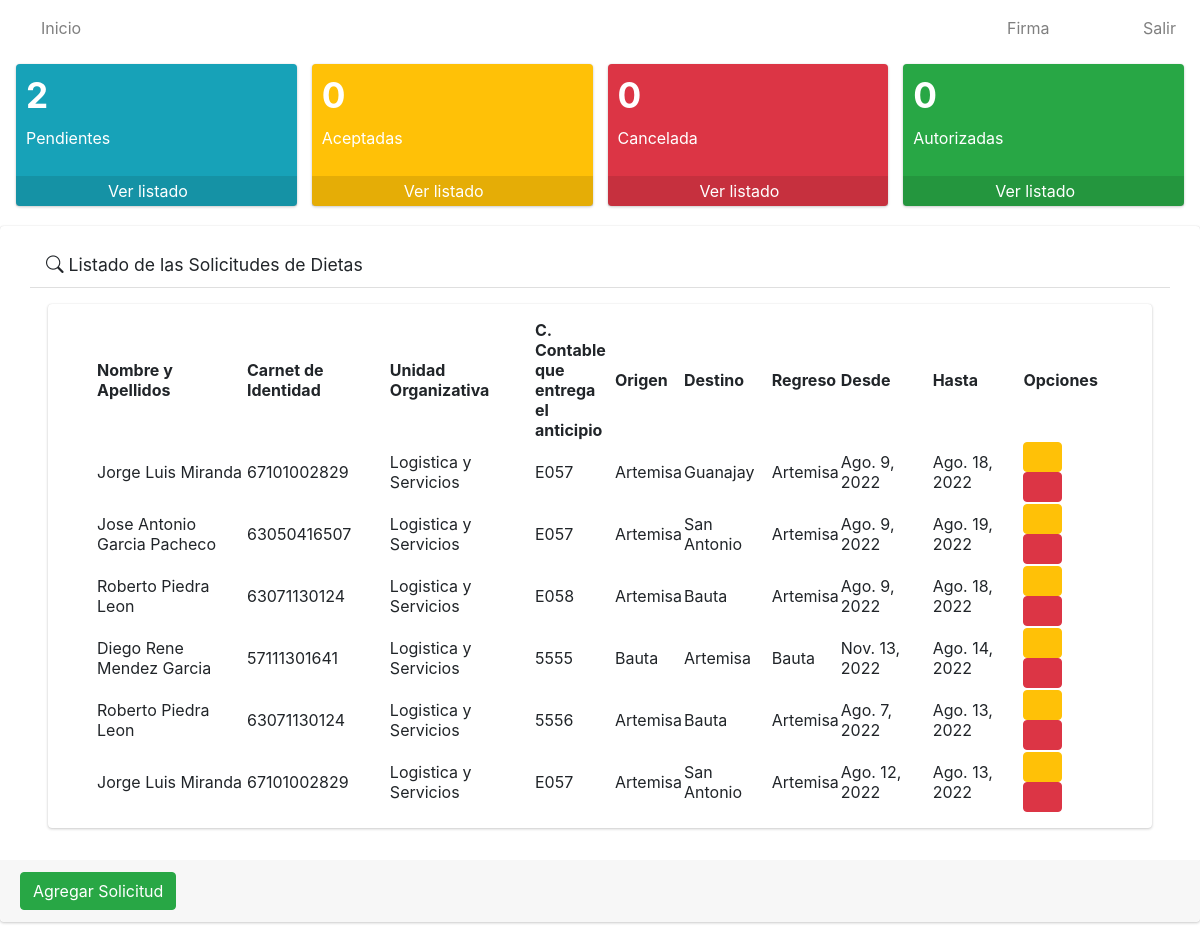
Before: / with the older database file.
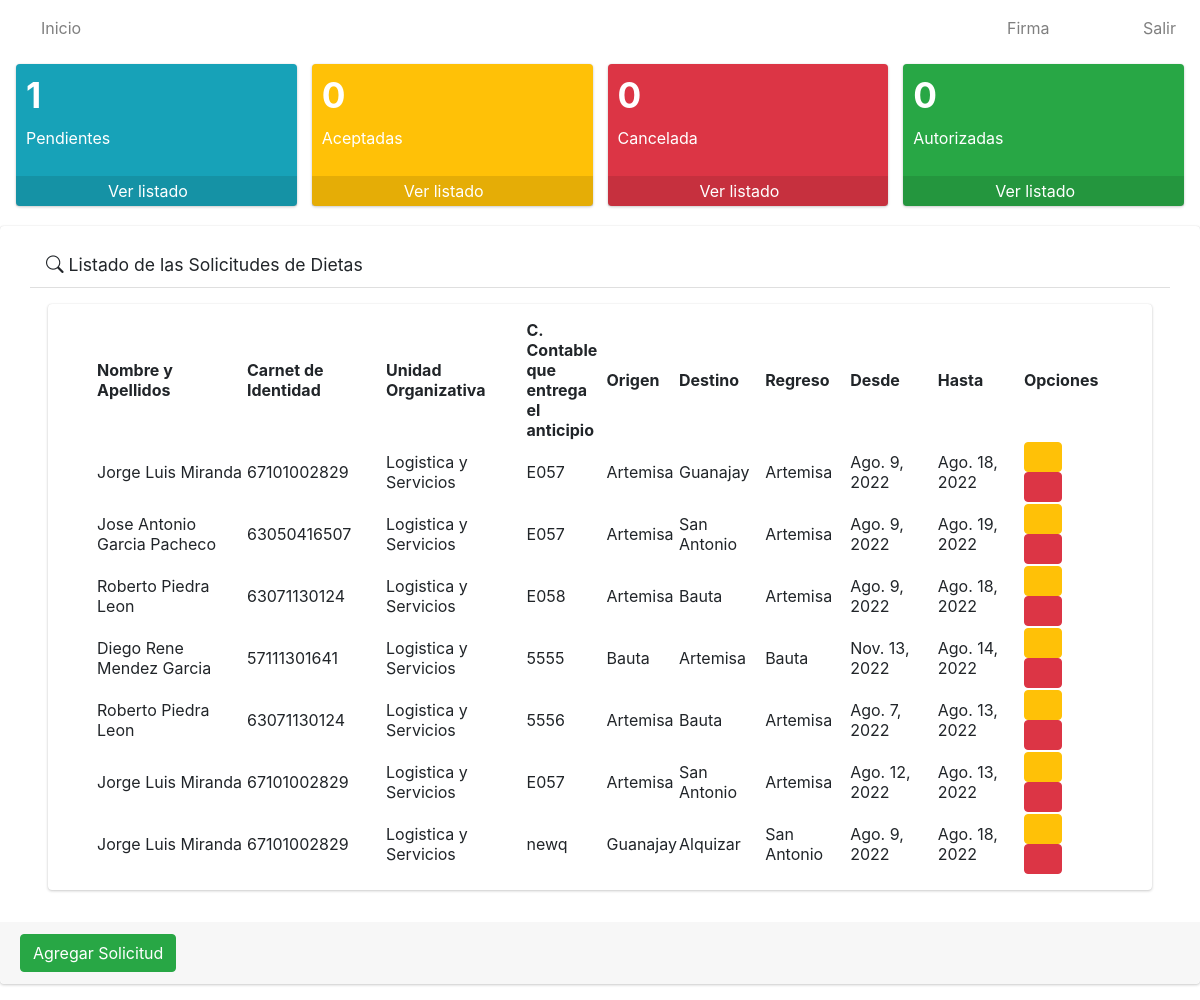
After: the same page with the newer database file.
### app/models.py (models this page shows, shortened)
class Solicitud(models.Model):
    numero=models.IntegerField()
    solicitante=models.ForeignKey(User, on_delete=models.CASCADE)
    trabajador=models.ForeignKey(Trabajador, on_delete=models.CASCADE)
    unidad_organizativa=models.ForeignKey(Unidad_Organizativa, on_delete=models.CASCADE)
    c_contable=models.CharField(max_length=4)
    provincia=models.ForeignKey(Provincia, on_delete=models.CASCADE)
    origen=models.ForeignKey(Municipio, on_delete=models.CASCADE, related_name='municipio_origen')
    destino=models.ForeignKey(Municipio, on_delete=models.CASCADE, related_name='municipio_destino')
    regreso=models.ForeignKey(Municipio, on_delete=models.CASCADE, related_name='municipio_regreso')
    fecha_inicio=models.DateField()
    fecha_final=models.DateField()
    estado=models.CharField(max_length=20)
    class Meta:
        verbose_name="Solicitud"
        verbose_name_plural="Solicitudes"

class Trabajador(models.Model):
    nombre_y_apellidos = models.CharField(max_length=80)
    ci=models.CharField(max_length=11, unique=True)
    def __str__(self):
            return self.nombre_y_apellidos
    class Meta:
        verbose_name = "Trabajador"
        verbose_name_plural = "Trabajadores"

class Unidad_Organizativa(models.Model):
    nombre=models.CharField(max_length=100)
    def __str__(self):
        return self.nombre
    class Meta:
        verbose_name="Unidad Organizativa"
        verbose_name_plural="Unidades Organizativas"

class Municipio(models.Model):
    nombre=models.CharField(max_length=30)
    provincia=models.ForeignKey(Provincia, on_delete=models.CASCADE)
    def __str__(self):
        return self.nombre
    class Meta:
        verbose_name="Municipio"
        verbose_name_plural="Municipios"

### app/views.py (the view)
# urls.py: path('', SolicitudListView.as_view(), name='solicitudes' ),
class SolicitudListView(ListView):
    model = Solicitud
    template_name = 'solicitudes/listar.html'
    def dispatch(self, request, *args, **kwargs):
        return super().dispatch(request,*args,** kwargs)
    def get_context_data(self, **kwargs):
        context = super().get_context_data(**kwargs)
        listaP = Solicitud.objects.all().filter(estado="Pendiente")
        context['title'] = "Listado de Solicitudes"
        context['catP'] = len(listaP)
        return context

### app/templates/solicitudes/listar.html
{% extends 'base.html' %}
{% load static %}
{% block content %}
    <div class=" card card-default">
        <div class="card-header px-3 mb-3 mt-3 container">
            <h3 class="card-title">
            <i class="fas fa-exclamation-triangle bi bi-search"></i>
                Listado de las Solicitudes de Dietas
            </h3>
            </div>
        <div class="card card-body content-header mx-5 px-5">
            <table id="myTable" class="display" style="width: 100%;">
                <thead>
                    <tr>
                        <th>Nombre y Apellidos</th>
                        <th>Carnet de Identidad</th>
                        <th>Unidad Organizativa</th>
                        <th>C. Contable que entrega el anticipio</th>
                        <th>Origen</th>
                        <th>Destino</th>
                        <th>Regreso</th>
                        <th>Desde</th>
                        <th>Hasta</th>
                        <th>Opciones</th>
                    </tr>
                </thead>
                <tbody>
                    {% for i in object_list %}
                    <tr>
                        <td style="width: 150px;">{{i.trabajador}}</td>
                        <td>{{i.trabajador.ci}}</td>
                        <td>{{i.unidad_organizativa}}</td>
                        <td style="width: 80px;">{{i.c_contable}}</td>
                        <td>{{i.origen}}</td>
                        <td>{{i.destino}}</td>
                        <td>{{i.regreso}}</td>
                        <td>{{i.fecha_inicio}}</td>
                        <td>{{i.fecha_final}}</td>
                        <td>
                            <a href="#" type="button" class="btn btn-warning">
                                <i class="fas fa-edit"></i>
                            </a>
                            <a href="#" type="button" class="btn btn-danger">
                                <i class="fas fa-trash-alt"></i>
                            </a>
                        </td>
                    </tr>
                    {% endfor %}
                </tbody>
            </table>
        </div>
        <div class=" card-footer mt-3">
            <a href="{% url 'crear_solicitud' %}" type="button" class="btn btn-primary btn-success">
                Agregar Solicitud
            </a>
        </div>
    </div>
{% endblock %}

Changed rows visible on the page:
added Solicitud: trabajador "Jorge Luis Miranda", trabajador.ci "67101002829", unidad_organizativa "Logistica y Servicios", c_contable "newq", origen "Guanajay", destino "Alquizar", regreso "San Antonio", fecha_inicio "Ago. 9, 2022", fecha_final "Ago. 18, 2022"
Other visible differences:
{{ catP }}: "2" → "1"
